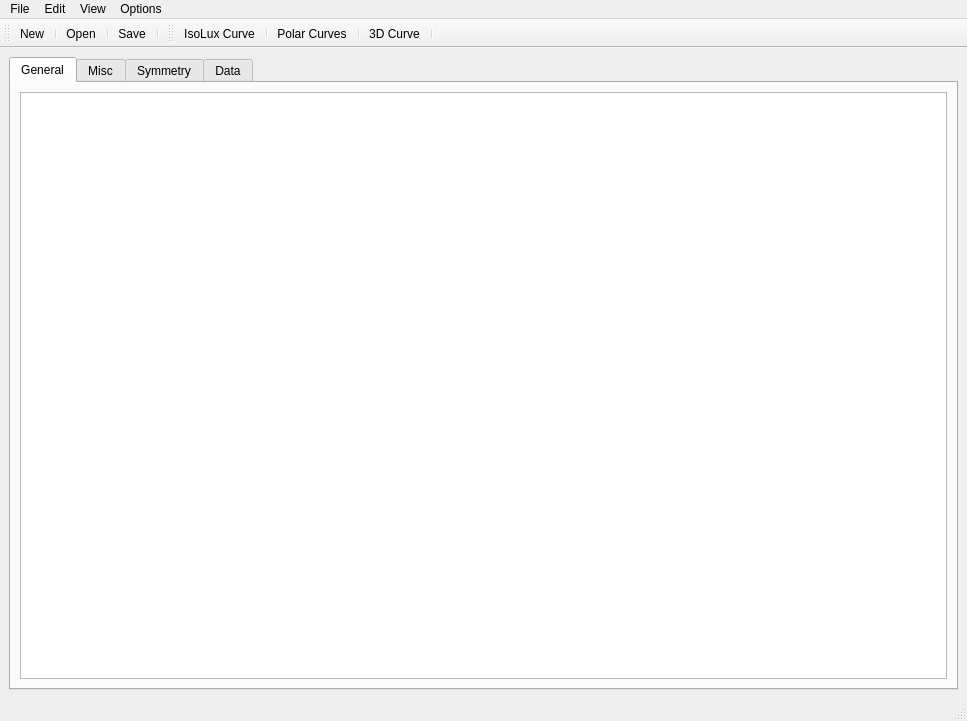
<?xml version="1.0" encoding="UTF-8"?>
<ui version="4.0">
 <class>MainWindow</class>
 <widget class="QMainWindow" name="MainWindow">
  <property name="geometry">
   <rect>
    <x>0</x>
    <y>0</y>
    <width>967</width>
    <height>721</height>
   </rect>
  </property>
  <property name="windowTitle">
   <string>IES</string>
  </property>
  <widget class="QWidget" name="centralwidget">
   <layout class="QVBoxLayout" name="verticalLayout_7">
    <item>
     <widget class="QTabWidget" name="tabWidget">
      <property name="currentIndex">
       <number>0</number>
      </property>
      <widget class="QWidget" name="tabGeneral">
       <attribute name="title">
        <string>General</string>
       </attribute>
       <layout class="QHBoxLayout" name="horizontalLayout">
        <item>
         <widget class="QTextEdit" name="textEdit"/>
        </item>
       </layout>
      </widget>
      <widget class="QWidget" name="tabMisc">
       <attribute name="title">
        <string>Misc</string>
       </attribute>
       <widget class="QGroupBox" name="groupBox">
        <property name="geometry">
         <rect>
          <x>30</x>
          <y>160</y>
          <width>651</width>
          <height>141</height>
         </rect>
        </property>
        <property name="title">
         <string>Info</string>
        </property>
        <layout class="QGridLayout" name="gridLayout">
         <item row="0" column="0">
          <widget class="QLabel" name="label">
           <property name="text">
            <string>Number of</string>
           </property>
          </widget>
         </item>
         <item row="0" column="1">
          <widget class="QLineEdit" name="leNumberOf"/>
         </item>
         <item row="0" column="2">
          <widget class="QLabel" name="label_2">
           <property name="text">
            <string>Input Watts</string>
           </property>
          </widget>
         </item>
         <item row="0" column="3">
          <widget class="QLineEdit" name="leWatts"/>
         </item>
         <item row="1" column="0">
          <widget class="QLabel" name="label_3">
           <property name="text">
            <string>Lumen Per</string>
           </property>
          </widget>
         </item>
         <item row="1" column="1">
          <widget class="QLineEdit" name="leLumenPer"/>
         </item>
         <item row="1" column="2">
          <widget class="QLabel" name="label_4">
           <property name="text">
            <string>Ballast</string>
           </property>
          </widget>
         </item>
         <item row="1" column="3">
          <widget class="QLineEdit" name="leBallast"/>
         </item>
         <item row="2" column="0">
          <widget class="QLabel" name="label_5">
           <property name="text">
            <string>Candela</string>
           </property>
          </widget>
         </item>
         <item row="2" column="1">
          <widget class="QLineEdit" name="leCandela"/>
         </item>
         <item row="2" column="2">
          <widget class="QLabel" name="label_6">
           <property name="text">
            <string>Futur Use/ Ballast lamp photometic</string>
           </property>
          </widget>
         </item>
         <item row="2" column="3">
          <widget class="QLineEdit" name="leFutur"/>
         </item>
        </layout>
       </widget>
       <widget class="QGroupBox" name="groupLuminous">
        <property name="geometry">
         <rect>
          <x>20</x>
          <y>10</y>
          <width>296</width>
          <height>132</height>
         </rect>
        </property>
        <property name="title">
         <string>Luminous dimensions</string>
        </property>
        <layout class="QGridLayout" name="gridLayout_2">
         <item row="0" column="0">
          <widget class="QLabel" name="lblWidth">
           <property name="text">
            <string>Width:</string>
           </property>
          </widget>
         </item>
         <item row="0" column="1">
          <widget class="QLineEdit" name="leWidth"/>
         </item>
         <item row="0" column="2">
          <widget class="QLabel" name="lblWidthUnit">
           <property name="text">
            <string>Feet</string>
           </property>
          </widget>
         </item>
         <item row="1" column="0">
          <widget class="QLabel" name="lblLen">
           <property name="text">
            <string>Length:</string>
           </property>
          </widget>
         </item>
         <item row="1" column="1">
          <widget class="QLineEdit" name="leLen"/>
         </item>
         <item row="1" column="2">
          <widget class="QLabel" name="lblLenUnit">
           <property name="text">
            <string>Feet</string>
           </property>
          </widget>
         </item>
         <item row="2" column="0">
          <widget class="QLabel" name="lblHeight">
           <property name="text">
            <string>Height:</string>
           </property>
          </widget>
         </item>
         <item row="2" column="1">
          <widget class="QLineEdit" name="leHeight"/>
         </item>
         <item row="2" column="2">
          <widget class="QLabel" name="lblHeightUnit">
           <property name="text">
            <string>Feet</string>
           </property>
          </widget>
         </item>
        </layout>
       </widget>
       <widget class="QGroupBox" name="groupPhotometric">
        <property name="geometry">
         <rect>
          <x>20</x>
          <y>310</y>
          <width>901</width>
          <height>251</height>
         </rect>
        </property>
        <property name="title">
         <string>Photometric Type</string>
        </property>
        <layout class="QGridLayout" name="gridLayout_4">
         <item row="0" column="0">
          <widget class="QLabel" name="lblTypeA">
           <property name="text">
            <string/>
           </property>
          </widget>
         </item>
         <item row="0" column="1">
          <widget class="QLabel" name="lblTypeB">
           <property name="text">
            <string/>
           </property>
          </widget>
         </item>
         <item row="0" column="2">
          <widget class="QLabel" name="lblTypeC">
           <property name="text">
            <string/>
           </property>
          </widget>
         </item>
        </layout>
       </widget>
       <widget class="QGroupBox" name="groupUnits">
        <property name="geometry">
         <rect>
          <x>320</x>
          <y>10</y>
          <width>161</width>
          <height>141</height>
         </rect>
        </property>
        <property name="title">
         <string>Units</string>
        </property>
        <layout class="QGridLayout" name="gridLayout_3">
         <item row="0" column="0">
          <widget class="QRadioButton" name="rbFeet">
           <property name="text">
            <string>Feet</string>
           </property>
          </widget>
         </item>
         <item row="1" column="0">
          <widget class="QRadioButton" name="rbMeters">
           <property name="text">
            <string>Meters</string>
           </property>
          </widget>
         </item>
        </layout>
       </widget>
       <widget class="QLabel" name="lblImage">
        <property name="geometry">
         <rect>
          <x>510</x>
          <y>10</y>
          <width>171</width>
          <height>121</height>
         </rect>
        </property>
        <property name="text">
         <string/>
        </property>
       </widget>
      </widget>
      <widget class="QWidget" name="tabSymmetry">
       <attribute name="title">
        <string>Symmetry</string>
       </attribute>
       <widget class="QGroupBox" name="groupHorizontal">
        <property name="geometry">
         <rect>
          <x>40</x>
          <y>40</y>
          <width>311</width>
          <height>441</height>
         </rect>
        </property>
        <property name="title">
         <string>Horizontal symmetry</string>
        </property>
        <layout class="QGridLayout" name="gridLayout_5">
         <item row="0" column="0">
          <widget class="QRadioButton" name="rb0">
           <property name="text">
            <string>Laterally symmetric in all 
photometric planes.</string>
           </property>
          </widget>
         </item>
         <item row="1" column="0">
          <widget class="QRadioButton" name="rb1">
           <property name="text">
            <string>Symetric in each quadrant.</string>
           </property>
          </widget>
         </item>
         <item row="2" column="0">
          <widget class="QRadioButton" name="rb2">
           <property name="text">
            <string>Bilaterally symmetric about the 
0-180 deg photometric plane.</string>
           </property>
          </widget>
         </item>
         <item row="3" column="0">
          <widget class="QRadioButton" name="rb3">
           <property name="text">
            <string>Bilaterally symmetric about the 
90-270 deg photometric plane.</string>
           </property>
          </widget>
         </item>
         <item row="4" column="0">
          <widget class="QRadioButton" name="rb4">
           <property name="text">
            <string>No symmetry.</string>
           </property>
          </widget>
         </item>
        </layout>
       </widget>
       <widget class="QGroupBox" name="groupVertical">
        <property name="geometry">
         <rect>
          <x>460</x>
          <y>50</y>
          <width>251</width>
          <height>411</height>
         </rect>
        </property>
        <property name="title">
         <string>Vertical angles</string>
        </property>
        <layout class="QGridLayout" name="gridLayout_6">
         <item row="0" column="0">
          <widget class="QRadioButton" name="rbV0">
           <property name="text">
            <string>The first angle is 0 deg 
 and the last is 90 deg.</string>
           </property>
          </widget>
         </item>
         <item row="1" column="0">
          <widget class="QRadioButton" name="rbV1">
           <property name="text">
            <string>The first angle is 0 deg 
 and the last is 180 deg.</string>
           </property>
          </widget>
         </item>
         <item row="2" column="0">
          <widget class="QRadioButton" name="rbV2">
           <property name="text">
            <string>The first angle is 90 deg 
 and the last is 180 deg.</string>
           </property>
          </widget>
         </item>
        </layout>
       </widget>
      </widget>
      <widget class="QWidget" name="tabData">
       <attribute name="title">
        <string>Data</string>
       </attribute>
       <widget class="QTableWidget" name="tableWidget">
        <property name="geometry">
         <rect>
          <x>10</x>
          <y>60</y>
          <width>851</width>
          <height>511</height>
         </rect>
        </property>
       </widget>
       <widget class="QPushButton" name="pbHplus">
        <property name="geometry">
         <rect>
          <x>710</x>
          <y>10</y>
          <width>45</width>
          <height>45</height>
         </rect>
        </property>
        <property name="text">
         <string/>
        </property>
       </widget>
       <widget class="QPushButton" name="pbHadd">
        <property name="geometry">
         <rect>
          <x>760</x>
          <y>10</y>
          <width>45</width>
          <height>45</height>
         </rect>
        </property>
        <property name="text">
         <string/>
        </property>
       </widget>
       <widget class="QPushButton" name="pbVadd">
        <property name="geometry">
         <rect>
          <x>870</x>
          <y>80</y>
          <width>45</width>
          <height>45</height>
         </rect>
        </property>
        <property name="text">
         <string/>
        </property>
       </widget>
       <widget class="QPushButton" name="pbVplus">
        <property name="geometry">
         <rect>
          <x>870</x>
          <y>130</y>
          <width>45</width>
          <height>45</height>
         </rect>
        </property>
        <property name="text">
         <string/>
        </property>
       </widget>
      </widget>
     </widget>
    </item>
   </layout>
  </widget>
  <widget class="QMenuBar" name="menubar">
   <property name="geometry">
    <rect>
     <x>0</x>
     <y>0</y>
     <width>967</width>
     <height>25</height>
    </rect>
   </property>
   <widget class="QMenu" name="menuFile">
    <property name="title">
     <string>File</string>
    </property>
    <addaction name="actionNew"/>
    <addaction name="actionOpen"/>
    <addaction name="actionSave"/>
    <addaction name="actionSave_As"/>
    <addaction name="actionExit"/>
   </widget>
   <widget class="QMenu" name="menuOptions">
    <property name="title">
     <string>Options</string>
    </property>
    <widget class="QMenu" name="menuTheme">
     <property name="title">
      <string>Theme</string>
     </property>
     <addaction name="actionLight"/>
     <addaction name="actionDark"/>
    </widget>
    <addaction name="menuTheme"/>
   </widget>
   <widget class="QMenu" name="menuView">
    <property name="title">
     <string>View</string>
    </property>
    <addaction name="actionIsoLuxCurves"/>
    <addaction name="actionPolarCurves"/>
    <addaction name="action3DCurves"/>
   </widget>
   <widget class="QMenu" name="menuEdit">
    <property name="title">
     <string>Edit</string>
    </property>
    <addaction name="actionAdd_Vertical_Angle"/>
    <addaction name="actionAdd_Horizontal_Angle"/>
    <addaction name="actionDelete_Vertical_Angle"/>
    <addaction name="actionDelete_Horizontal_Angle"/>
   </widget>
   <addaction name="menuFile"/>
   <addaction name="menuEdit"/>
   <addaction name="menuView"/>
   <addaction name="menuOptions"/>
  </widget>
  <widget class="QStatusBar" name="statusBar"/>
  <widget class="QToolBar" name="toolBar">
   <property name="windowTitle">
    <string>toolBar</string>
   </property>
   <attribute name="toolBarArea">
    <enum>TopToolBarArea</enum>
   </attribute>
   <attribute name="toolBarBreak">
    <bool>false</bool>
   </attribute>
   <addaction name="actionNew"/>
   <addaction name="separator"/>
   <addaction name="actionOpen"/>
   <addaction name="separator"/>
   <addaction name="actionSave"/>
   <addaction name="separator"/>
  </widget>
  <widget class="QToolBar" name="viewBar">
   <property name="windowTitle">
    <string>viewBar</string>
   </property>
   <attribute name="toolBarArea">
    <enum>TopToolBarArea</enum>
   </attribute>
   <attribute name="toolBarBreak">
    <bool>false</bool>
   </attribute>
   <addaction name="actionIsoLuxCurves"/>
   <addaction name="separator"/>
   <addaction name="actionPolarCurves"/>
   <addaction name="separator"/>
   <addaction name="action3DCurves"/>
   <addaction name="separator"/>
  </widget>
  <action name="actionNew">
   <property name="checkable">
    <bool>false</bool>
   </property>
   <property name="icon">
    <iconset>
     <normaloff>icons/open.png</normaloff>icons/open.png</iconset>
   </property>
   <property name="text">
    <string>New</string>
   </property>
   <property name="shortcut">
    <string>Ctrl+N</string>
   </property>
  </action>
  <action name="actionIsoLuxCurves">
   <property name="icon">
    <iconset theme=":/resources/isoluxcurves.png">
     <normaloff>:/res/icon/view_top.svg</normaloff>:/res/icon/view_top.svg</iconset>
   </property>
   <property name="text">
    <string>IsoLux Curve</string>
   </property>
   <property name="toolTip">
    <string>IsoLuxCurves</string>
   </property>
  </action>
  <action name="actionPolarCurves">
   <property name="icon">
    <iconset theme=":/resources/polarcurves.png">
     <normaloff>:/res/icon/view_front.svg</normaloff>:/res/icon/view_front.svg</iconset>
   </property>
   <property name="text">
    <string>Polar Curves</string>
   </property>
   <property name="toolTip">
    <string>PolarCurves</string>
   </property>
  </action>
  <action name="action3DCurves">
   <property name="icon">
    <iconset theme=":/resources/threeDcurves.png">
     <normaloff>:/res/icon/view_leftside.svg</normaloff>:/res/icon/view_leftside.svg</iconset>
   </property>
   <property name="text">
    <string>3D Curve</string>
   </property>
   <property name="toolTip">
    <string>3DCurves</string>
   </property>
  </action>
  <action name="actionOpen">
   <property name="icon">
    <iconset>
     <normaloff>icons/data.png</normaloff>icons/data.png</iconset>
   </property>
   <property name="text">
    <string>Open</string>
   </property>
  </action>
  <action name="actionLight">
   <property name="text">
    <string>Light</string>
   </property>
  </action>
  <action name="actionDark">
   <property name="text">
    <string>Dark</string>
   </property>
  </action>
  <action name="actionSave">
   <property name="text">
    <string>Save</string>
   </property>
   <property name="shortcut">
    <string>Ctrl+S</string>
   </property>
  </action>
  <action name="actionSave_As">
   <property name="text">
    <string>Save As</string>
   </property>
  </action>
  <action name="actionExit">
   <property name="text">
    <string>Exit</string>
   </property>
  </action>
  <action name="actionAdd_Vertical_Angle">
   <property name="text">
    <string>Add Vertical Angle</string>
   </property>
  </action>
  <action name="actionAdd_Horizontal_Angle">
   <property name="text">
    <string>Add Horizontal Angle</string>
   </property>
  </action>
  <action name="actionDelete_Vertical_Angle">
   <property name="text">
    <string>Delete Vertical Angle</string>
   </property>
  </action>
  <action name="actionDelete_Horizontal_Angle">
   <property name="text">
    <string>Delete Horizontal Angle</string>
   </property>
  </action>
 </widget>
 <resources/>
 <connections/>
</ui>
